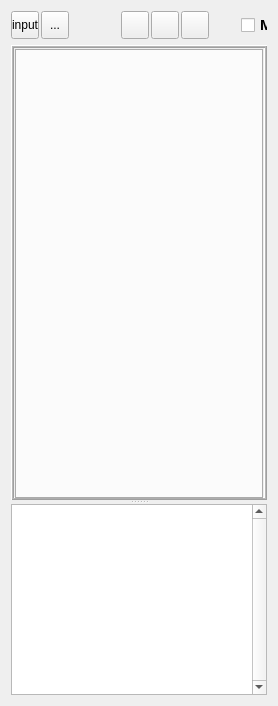
  <widget class="QWidget" name="centralwidget">
   <layout class="QVBoxLayout" name="verticalLayout_2">
    <item>
     <widget class="QFrame" name="frame">
      <property name="minimumSize">
       <size>
        <width>0</width>
        <height>28</height>
       </size>
      </property>
      <property name="maximumSize">
       <size>
        <width>16777215</width>
        <height>28</height>
       </size>
      </property>
      <property name="frameShape">
       <enum>QFrame::NoFrame</enum>
      </property>
      <property name="frameShadow">
       <enum>QFrame::Raised</enum>
      </property>
      <widget class="QToolButton" name="btnInput">
       <property name="geometry">
        <rect>
         <x>0</x>
         <y>0</y>
         <width>28</width>
         <height>28</height>
        </rect>
       </property>
       <property name="focusPolicy">
        <enum>Qt::TabFocus</enum>
       </property>
       <property name="toolTip">
        <string>Input dock</string>
       </property>
       <property name="layoutDirection">
        <enum>Qt::LeftToRight</enum>
       </property>
       <property name="text">
        <string>input</string>
       </property>
       <property name="icon">
        <iconset resource="ResourceFiles/icons.qrc">
         <normaloff>:/newPrefix/images/input.png</normaloff>:/newPrefix/images/input.png</iconset>
       </property>
       <property name="iconSize">
        <size>
         <width>18</width>
         <height>18</height>
        </size>
       </property>
      </widget>
      <widget class="QToolButton" name="btnOutput">
       <property name="geometry">
        <rect>
         <x>30</x>
         <y>0</y>
         <width>28</width>
         <height>28</height>
        </rect>
       </property>
       <property name="focusPolicy">
        <enum>Qt::TabFocus</enum>
       </property>
       <property name="toolTip">
        <string>Output dock</string>
       </property>
       <property name="text">
        <string>...</string>
       </property>
       <property name="icon">
        <iconset resource="ResourceFiles/icons.qrc">
         <normaloff>:/newPrefix/images/output.png</normaloff>:/newPrefix/images/output.png</iconset>
       </property>
       <property name="iconSize">
        <size>
         <width>18</width>
         <height>18</height>
        </size>
       </property>
      </widget>
      <widget class="QCheckBox" name="btn3D">
       <property name="geometry">
        <rect>
         <x>230</x>
         <y>0</y>
         <width>90</width>
         <height>28</height>
        </rect>
       </property>
       <property name="font">
        <font>
         <family>Arial</family>
         <pointsize>11</pointsize>
         <weight>75</weight>
         <italic>false</italic>
         <bold>true</bold>
         <underline>false</underline>
         <strikeout>false</strikeout>
        </font>
       </property>
       <property name="focusPolicy">
        <enum>Qt::TabFocus</enum>
       </property>
       <property name="acceptDrops">
        <bool>true</bool>
       </property>
       <property name="toolTip">
        <string>3D Model</string>
       </property>
       <property name="text">
        <string>Model</string>
       </property>
      </widget>
      <widget class="QCheckBox" name="chkBxBeam">
       <property name="geometry">
        <rect>
         <x>325</x>
         <y>0</y>
         <width>90</width>
         <height>29</height>
        </rect>
       </property>
       <property name="font">
        <font>
         <family>Arial</family>
         <pointsize>11</pointsize>
         <weight>75</weight>
         <bold>true</bold>
        </font>
       </property>
       <property name="focusPolicy">
        <enum>Qt::TabFocus</enum>
       </property>
       <property name="acceptDrops">
        <bool>true</bool>
       </property>
       <property name="toolTip">
        <string>Beam only</string>
       </property>
       <property name="text">
        <string>Beam</string>
       </property>
      </widget>
      <widget class="QCheckBox" name="chkBxCol">
       <property name="geometry">
        <rect>
         <x>420</x>
         <y>0</y>
         <width>101</width>
         <height>29</height>
        </rect>
       </property>
       <property name="font">
        <font>
         <family>Arial</family>
         <pointsize>11</pointsize>
         <weight>75</weight>
         <bold>true</bold>
        </font>
       </property>
       <property name="focusPolicy">
        <enum>Qt::TabFocus</enum>
       </property>
       <property name="acceptDrops">
        <bool>true</bool>
       </property>
       <property name="toolTip">
        <string>Column only</string>
       </property>
       <property name="text">
        <string>Column</string>
       </property>
      </widget>
      <widget class="QCheckBox" name="chkBxEndplate">
       <property name="geometry">
        <rect>
         <x>530</x>
         <y>0</y>
         <width>111</width>
         <height>29</height>
        </rect>
       </property>
       <property name="font">
        <font>
         <family>Arial</family>
         <pointsize>11</pointsize>
         <weight>75</weight>
         <bold>true</bold>
        </font>
       </property>
       <property name="focusPolicy">
        <enum>Qt::TabFocus</enum>
       </property>
       <property name="acceptDrops">
        <bool>true</bool>
       </property>
       <property name="toolTip">
        <string>Endplate only</string>
       </property>
       <property name="text">
        <string>Endplate</string>
       </property>
      </widget>
      <widget class="QToolButton" name="btn_front">
       <property name="geometry">
        <rect>
         <x>110</x>
         <y>0</y>
         <width>28</width>
         <height>28</height>
        </rect>
       </property>
       <property name="font">
        <font>
         <pointsize>10</pointsize>
         <weight>75</weight>
         <bold>true</bold>
        </font>
       </property>
       <property name="focusPolicy">
        <enum>Qt::TabFocus</enum>
       </property>
       <property name="acceptDrops">
        <bool>true</bool>
       </property>
       <property name="toolTip">
        <string>Front View</string>
       </property>
       <property name="text">
        <string/>
       </property>
       <property name="icon">
        <iconset resource="ResourceFiles/icons.qrc">
         <normaloff>:/newPrefix/images/Z-X.png</normaloff>:/newPrefix/images/Z-X.png</iconset>
       </property>
       <property name="iconSize">
        <size>
         <width>22</width>
         <height>22</height>
        </size>
       </property>
       <property name="checkable">
        <bool>true</bool>
       </property>
      </widget>
      <widget class="QToolButton" name="btn_top">
       <property name="geometry">
        <rect>
         <x>140</x>
         <y>0</y>
         <width>28</width>
         <height>28</height>
        </rect>
       </property>
       <property name="font">
        <font>
         <pointsize>10</pointsize>
         <weight>75</weight>
         <bold>true</bold>
        </font>
       </property>
       <property name="focusPolicy">
        <enum>Qt::TabFocus</enum>
       </property>
       <property name="acceptDrops">
        <bool>true</bool>
       </property>
       <property name="toolTip">
        <string>Top View</string>
       </property>
       <property name="text">
        <string/>
       </property>
       <property name="icon">
        <iconset resource="ResourceFiles/icons.qrc">
         <normaloff>:/newPrefix/images/X-Y.png</normaloff>:/newPrefix/images/X-Y.png</iconset>
       </property>
       <property name="iconSize">
        <size>
         <width>22</width>
         <height>23</height>
        </size>
       </property>
       <property name="checkable">
        <bool>true</bool>
       </property>
      </widget>
      <widget class="QToolButton" name="btn_side">
       <property name="geometry">
        <rect>
         <x>170</x>
         <y>0</y>
         <width>28</width>
         <height>28</height>
        </rect>
       </property>
       <property name="font">
        <font>
         <pointsize>10</pointsize>
         <weight>75</weight>
         <bold>true</bold>
        </font>
       </property>
       <property name="focusPolicy">
        <enum>Qt::TabFocus</enum>
       </property>
       <property name="acceptDrops">
        <bool>true</bool>
       </property>
       <property name="toolTip">
        <string>Side View</string>
       </property>
       <property name="text">
        <string/>
       </property>
       <property name="icon">
        <iconset resource="ResourceFiles/icons.qrc">
         <normaloff>:/newPrefix/images/Z-Y.png</normaloff>:/newPrefix/images/Z-Y.png</iconset>
       </property>
       <property name="iconSize">
        <size>
         <width>22</width>
         <height>22</height>
        </size>
       </property>
       <property name="checkable">
        <bool>true</bool>
       </property>
      </widget>
      <zorder>btnInput</zorder>
      <zorder>btnOutput</zorder>
      <zorder>btn3D</zorder>
      <zorder>chkBxBeam</zorder>
      <zorder>chkBxCol</zorder>
      <zorder>chkBxEndplate</zorder>
      <zorder>btn_front</zorder>
      <zorder>btn_top</zorder>
      <zorder>btn_side</zorder>
      <zorder>splitter</zorder>
     </widget>
    </item>
    <item>
     <widget class="QSplitter" name="splitter">
      <property name="orientation">
       <enum>Qt::Vertical</enum>
      </property>
      <widget class="QFrame" name="frame_2">
       <property name="minimumSize">
        <size>
         <width>0</width>
         <height>100</height>
        </size>
       </property>
       <property name="frameShape">
        <enum>QFrame::Box</enum>
       </property>
       <property name="frameShadow">
        <enum>QFrame::Raised</enum>
       </property>
       <property name="lineWidth">
        <number>1</number>
       </property>
       <property name="midLineWidth">
        <number>1</number>
       </property>
       <layout class="QVBoxLayout" name="verticalLayout">
        <property name="margin">
         <number>1</number>
        </property>
        <item>
         <widget class="QTabWidget" name="mytabWidget">
          <property name="minimumSize">
           <size>
            <width>0</width>
            <height>450</height>
           </size>
          </property>
          <property name="font">
           <font>
            <pointsize>8</pointsize>
           </font>
          </property>
          <property name="focusPolicy">
           <enum>Qt::NoFocus</enum>
          </property>
          <property name="styleSheet">
           <string notr="true">QTabBar::tab { height: 75px; width: 1px;  }</string>
          </property>
          <property name="tabPosition">
           <enum>QTabWidget::West</enum>
          </property>
          <property name="currentIndex">
           <number>-1</number>
          </property>
         </widget>
        </item>
       </layout>
      </widget>
      <widget class="QTextEdit" name="textEdit">
       <property name="minimumSize">
        <size>
         <width>0</width>
         <height>125</height>
        </size>
       </property>
       <property name="maximumSize">
        <size>
         <width>16777215</width>
         <height>16777215</height>
        </size>
       </property>
       <property name="verticalScrollBarPolicy">
        <enum>Qt::ScrollBarAlwaysOn</enum>
       </property>
       <property name="readOnly">
        <bool>true</bool>
       </property>
       <property name="overwriteMode">
        <bool>true</bool>
       </property>
      </widget>
     </widget>
    </item>
   </layout>
  </widget>
